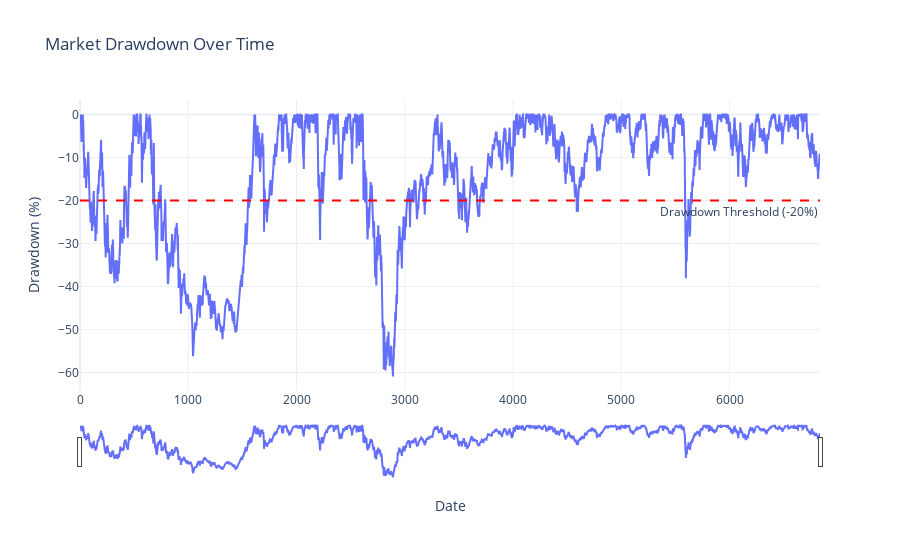

Notebook code cell kept with this figure:
### Code cell
drawdown_threshold = -20
fig = go.Figure()

fig.add_trace(go.Scatter(x=df.index, y=df['Drawdown'], mode='lines', name='Drawdown (%)'))

fig.add_hline(y=drawdown_threshold, line_dash='dash', line_color='red',
              annotation_text=f'Drawdown Threshold ({drawdown_threshold}%)',
              annotation_position='bottom right')

fig.update_layout(
    title='Market Drawdown Over Time',
    xaxis_title='Date',
    yaxis_title='Drawdown (%)',
    xaxis_rangeslider_visible=True,  
    template="plotly_white"
)

fig.show()

### Figure 1 — Plotly figure (JSON) as saved in the notebook; plotly's stock layout.template omitted (floating-point values rounded to 4 significant figures; data arrays with more than 128 entries replaced by an {"elided": "..."} marker saying what was removed)
{"data": [{"mode": "lines", "name": "Drawdown (%)", "type": "scatter", "x": {"elided": "6836 int values"}, "y": {"elided": "6836 float values"}}], "layout": {"annotations": [{"showarrow": false, "text": "Drawdown Threshold (-20%)", "x": 1, "xanchor": "right", "xref": "x domain", "y": -20, "yanchor": "top", "yref": "y"}], "shapes": [{"line": {"color": "red", "dash": "dash"}, "type": "line", "x0": 0, "x1": 1, "xref": "x domain", "y0": -20, "y1": -20, "yref": "y"}], "title": {"text": "Market Drawdown Over Time"}, "xaxis": {"rangeslider": {"visible": true}, "title": {"text": "Date"}}, "yaxis": {"title": {"text": "Drawdown (%)"}}}}
